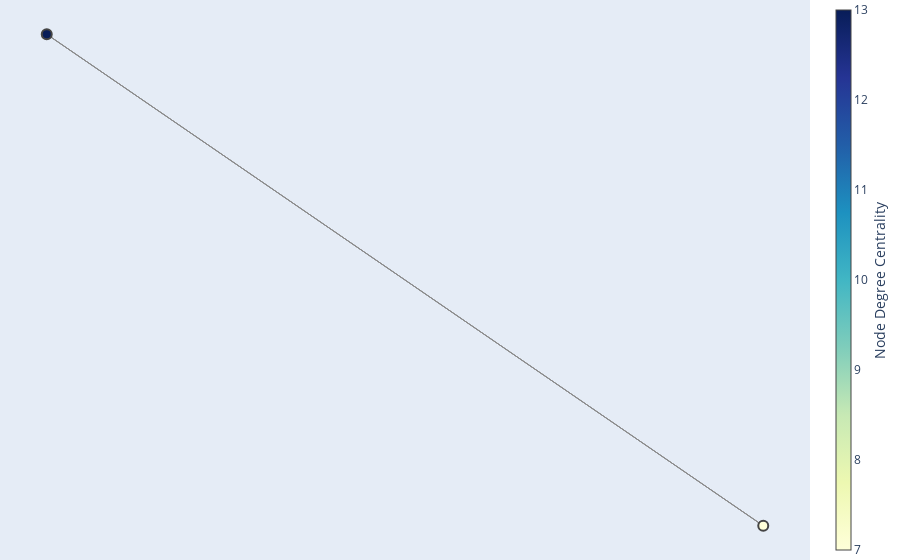

Notebook source saved alongside this figure:
### Code cell
create_email_graph(df, 'sam@yhmg.com')

### Figure 1 — Plotly figure (JSON) as saved in the notebook; plotly's stock layout.template omitted (floating-point values rounded to 4 significant figures)
{"data": [{"hoverinfo": "text", "line": {"color": "#888", "width": 0.5}, "mode": "lines", "text": ["jesse@thedfm.com - jesse@thedfm.com", "jesse@thedfm.com - jesse@thedfm.com", null, "jesse@thedfm.com - jesse@thedfm.com", "jesse@thedfm.com - jesse@thedfm.com", null, "jesse@thedfm.com - jesse@thedfm.com", "jesse@thedfm.com - jesse@thedfm.com", null, "jesse@thedfm.com - sam@yhmg.com", "jesse@thedfm.com - sam@yhmg.com", null, "jesse@thedfm.com - sam@yhmg.com", "jesse@thedfm.com - sam@yhmg.com", null, "jesse@thedfm.com - sam@yhmg.com", "jesse@thedfm.com - sam@yhmg.com", null, "jesse@thedfm.com - sam@yhmg.com", "jesse@thedfm.com - sam@yhmg.com", null, "jesse@thedfm.com - sam@yhmg.com", "jesse@thedfm.com - sam@yhmg.com", null, "jesse@thedfm.com - sam@yhmg.com", "jesse@thedfm.com - sam@yhmg.com", null, "jesse@thedfm.com - sam@yhmg.com", "jesse@thedfm.com - sam@yhmg.com", null], "type": "scatter", "x": [-1, -1, null, -1, -1, null, -1, -1, null, -1, 1.0, null, -1, 1.0, null, -1, 1.0, null, -1, 1.0, null, -1, 1.0, null, -1, 1.0, null, -1, 1.0, null], "y": [0.9849, 0.9849, null, 0.9849, 0.9849, null, 0.9849, 0.9849, null, 0.9849, -0.9849, null, 0.9849, -0.9849, null, 0.9849, -0.9849, null, 0.9849, -0.9849, null, 0.9849, -0.9849, null, 0.9849, -0.9849, null, 0.9849, -0.9849, null]}, {"hoverinfo": "text", "marker": {"color": [13, 7], "colorbar": {"thickness": 15, "title": {"side": "right", "text": "Node Degree Centrality"}, "xanchor": "left"}, "colorscale": [[0, "rgb(255,255,217)"], [0.125, "rgb(237,248,177)"], [0.25, "rgb(199,233,180)"], [0.375, "rgb(127,205,187)"], [0.5, "rgb(65,182,196)"], [0.625, "rgb(29,145,192)"], [0.75, "rgb(34,94,168)"], [0.875, "rgb(37,52,148)"], [1, "rgb(8,29,88)"]], "line": {"width": 2}, "showscale": true, "size": 10}, "mode": "markers", "text": ["Node: jesse@thedfm.com<br># of Outgoing Connections: 10<br># of Incoming Connections: 3", "Node: sam@yhmg.com<br># of Outgoing Connections: 0<br># of Incoming Connections: 7"], "type": "scatter", "x": [-1, 1.0], "y": [0.9849, -0.9849]}], "layout": {"hovermode": "closest", "margin": {"b": 0, "l": 0, "r": 0, "t": 0}, "showlegend": false, "xaxis": {"showgrid": false, "showticklabels": false, "zeroline": false}, "yaxis": {"showgrid": false, "showticklabels": false, "zeroline": false}}}
